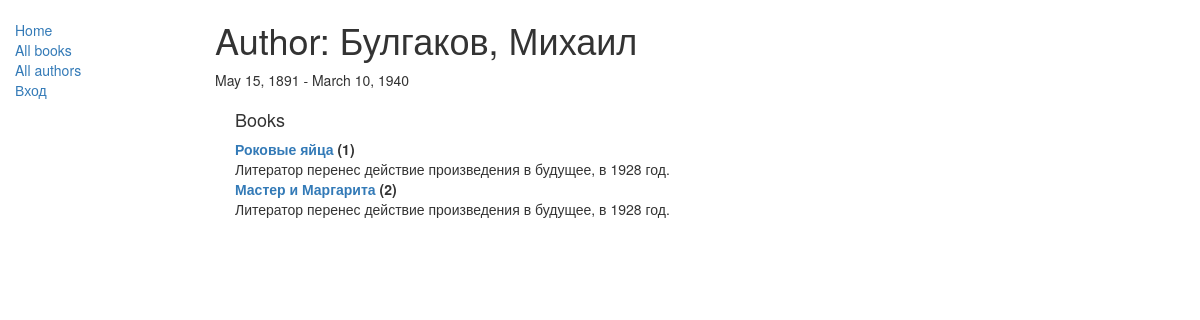
/catalog/author/2, run on the app's committed database.
### catalog/models.py (models this page shows, shortened)
class Author(models.Model):
    first_name = models.CharField(max_length=100)
    last_name = models.CharField(max_length=100)
    date_of_birth = models.DateField(null=True, blank=True)
    date_of_death = models.DateField('Died', null=True, blank=True)
    class Meta:
        ordering = ['last_name', 'first_name']
        permissions = (("can_mark_returned", "Set book as returned"),)
    def __str__(self):
        return '{0}, {1}'.format(self.last_name, self.first_name)

class Book(models.Model):
    title = models.CharField(max_length=200)
    author = models.ForeignKey('Author', on_delete=models.SET_NULL, null=True)
    summary = models.CharField(max_length=1000, help_text='Enter a brief description of the book')
    isbn = models.CharField('ISBN', max_length=13,
                            help_text='13 Character <a href="https://www.isbn-international.org/content/what-isbn">ISBN number</a>')
    genre = models.ManyToManyField(Genre, help_text="Select a genre for this book")
    language = models.ForeignKey('Language', on_delete=models.SET_NULL, null=True)
    def __str__(self):
        return self.title
    def display_genre(self):
        """
        Creates a string for the Genre. This is required to display genre in Admin.
        """
        return ', '.join([genre.name for genre in self.genre.all()[:3]])
    display_genre.short_description = 'Genre'

### catalog/views.py (the view)
class AuthorDetailView(generic.DetailView):
    model = Author

### catalog/templates/catalog/author_detail.html (shortened to what this page needs)
<!DOCTYPE html>
<html lang="en">
<head>
</head>
<body>
</body>
</html>
{% extends "base_generic.html" %}
{% block content %}
<h1>Author: {{ author }} </h1>
<p>{{author.date_of_birth}} - {% if author.date_of_death %}{{author.date_of_death}}{% endif %}</p>
<div style="margin-left:20px;margin-top:20px">
<h4>Books</h4>
<dl>
{% for book in author.book_set.all %}
  <dt><a href="{% url 'book-detail' book.pk %}">{{book}}</a> ({{book.bookinstance_set.all.count}})</dt>
  <dd>{{book.summary}}</dd>
{% endfor %}
</dl>
</div>
{% endblock %}

### data on the page
Author: last_name+first_name "Булгаков, Михаил", date_of_birth "May 15, 1891", date_of_death "March 10, 1940"
Book: title "Роковые яйца", bookinstance_set.all.count "1", summary "Литератор перенес действие произведения в будущее, в 1928 год."
Book: title "Мастер и Маргарита", bookinstance_set.all.count "2", summary "Литератор перенес действие произведения в будущее, в 1928 год."
